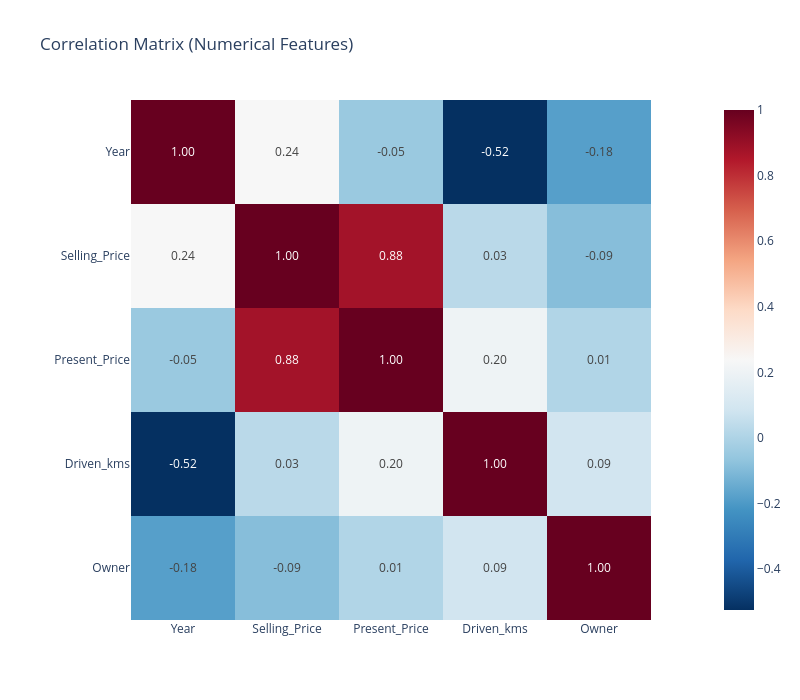

The notebook cell saved with this chart:
### Markdown cell above
### 3.4 Correlation Heatmap

### Code cell
corr_df = df[['Year', 'Selling_Price', 'Present_Price', 'Driven_kms', 'Owner']].corr()

fig = px.imshow(
    corr_df,
    text_auto='.2f',
    color_continuous_scale='RdBu_r',
    title='Correlation Matrix (Numerical Features)'
)
fig.update_layout(template='plotly_white', width=800, height=700)
fig.show()

print('💡 Key Insight: Present_Price has the strongest positive correlation with Selling_Price')
print('💡 Key Insight: Driven_kms has a negative correlation — more driven = lower price')

### Figure 1 — Plotly figure (JSON) as saved in the notebook; plotly's stock layout.template omitted (floating-point values rounded to 4 significant figures)
{"data": [{"coloraxis": "coloraxis", "hovertemplate": "x: %{x}<br>y: %{y}<br>color: %{z}<extra></extra>", "name": "0", "texttemplate": "%{z:.2f}", "type": "heatmap", "x": ["Year", "Selling_Price", "Present_Price", "Driven_kms", "Owner"], "xaxis": "x", "y": ["Year", "Selling_Price", "Present_Price", "Driven_kms", "Owner"], "yaxis": "y", "z": [[1.0, 0.2361, -0.04719, -0.5243, -0.1821], [0.2361, 1.0, 0.8789, 0.02919, -0.08834], [-0.04719, 0.8789, 1.0, 0.2036, 0.008058], [-0.5243, 0.02919, 0.2036, 1.0, 0.08922], [-0.1821, -0.08834, 0.008058, 0.08922, 1.0]]}], "layout": {"coloraxis": {"colorscale": [[0, "rgb(5,48,97)"], [0.1, "rgb(33,102,172)"], [0.2, "rgb(67,147,195)"], [0.3, "rgb(146,197,222)"], [0.4, "rgb(209,229,240)"], [0.5, "rgb(247,247,247)"], [0.6, "rgb(253,219,199)"], [0.7, "rgb(244,165,130)"], [0.8, "rgb(214,96,77)"], [0.9, "rgb(178,24,43)"], [1, "rgb(103,0,31)"]]}, "height": 700, "title": {"text": "Correlation Matrix (Numerical Features)"}, "width": 800, "xaxis": {"anchor": "y", "constrain": "domain", "domain": [0, 1], "scaleanchor": "y"}, "yaxis": {"anchor": "x", "autorange": "reversed", "constrain": "domain", "domain": [0, 1]}}}
